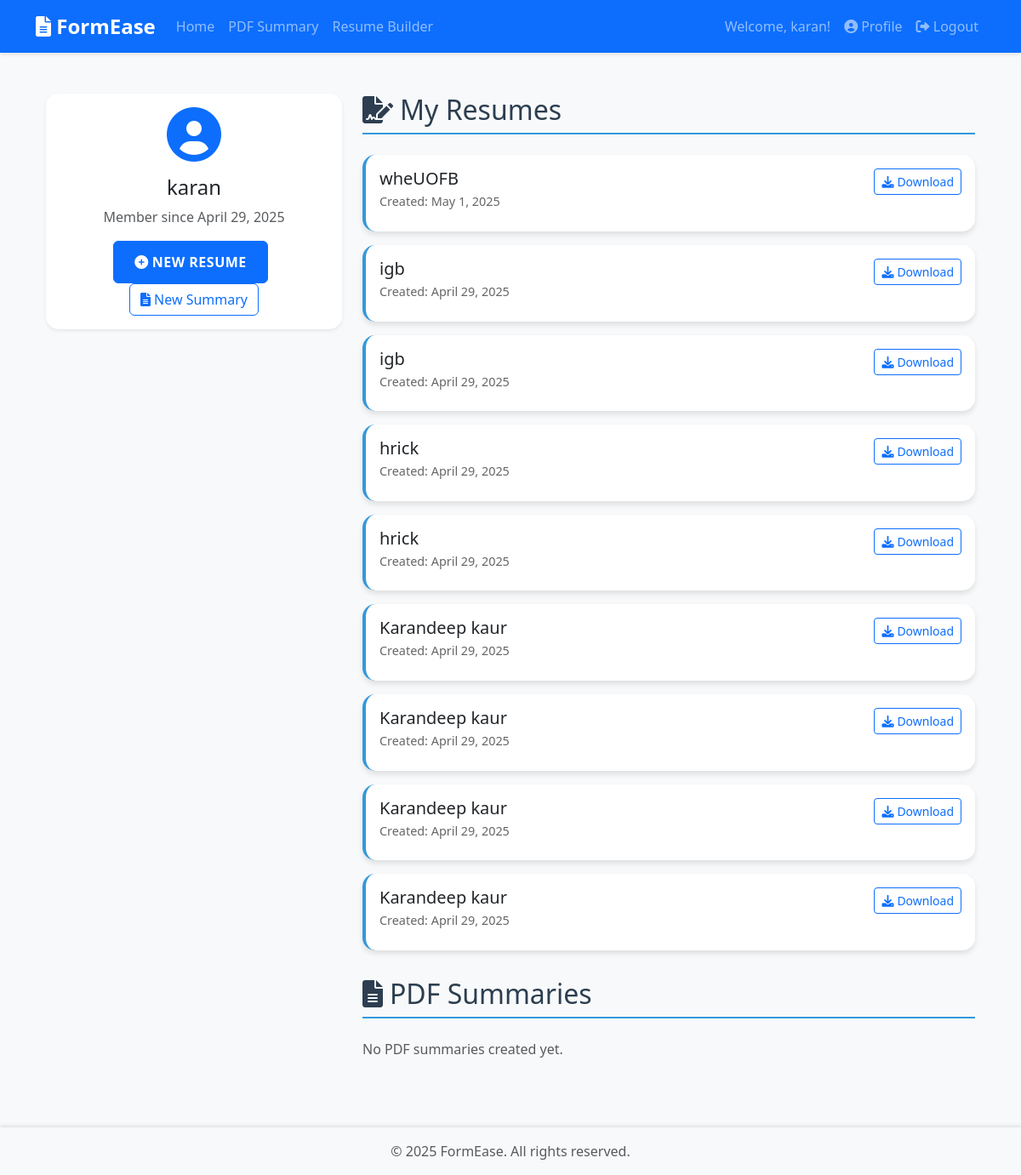
The page /profile/ (signed in) on the database as committed earlier.
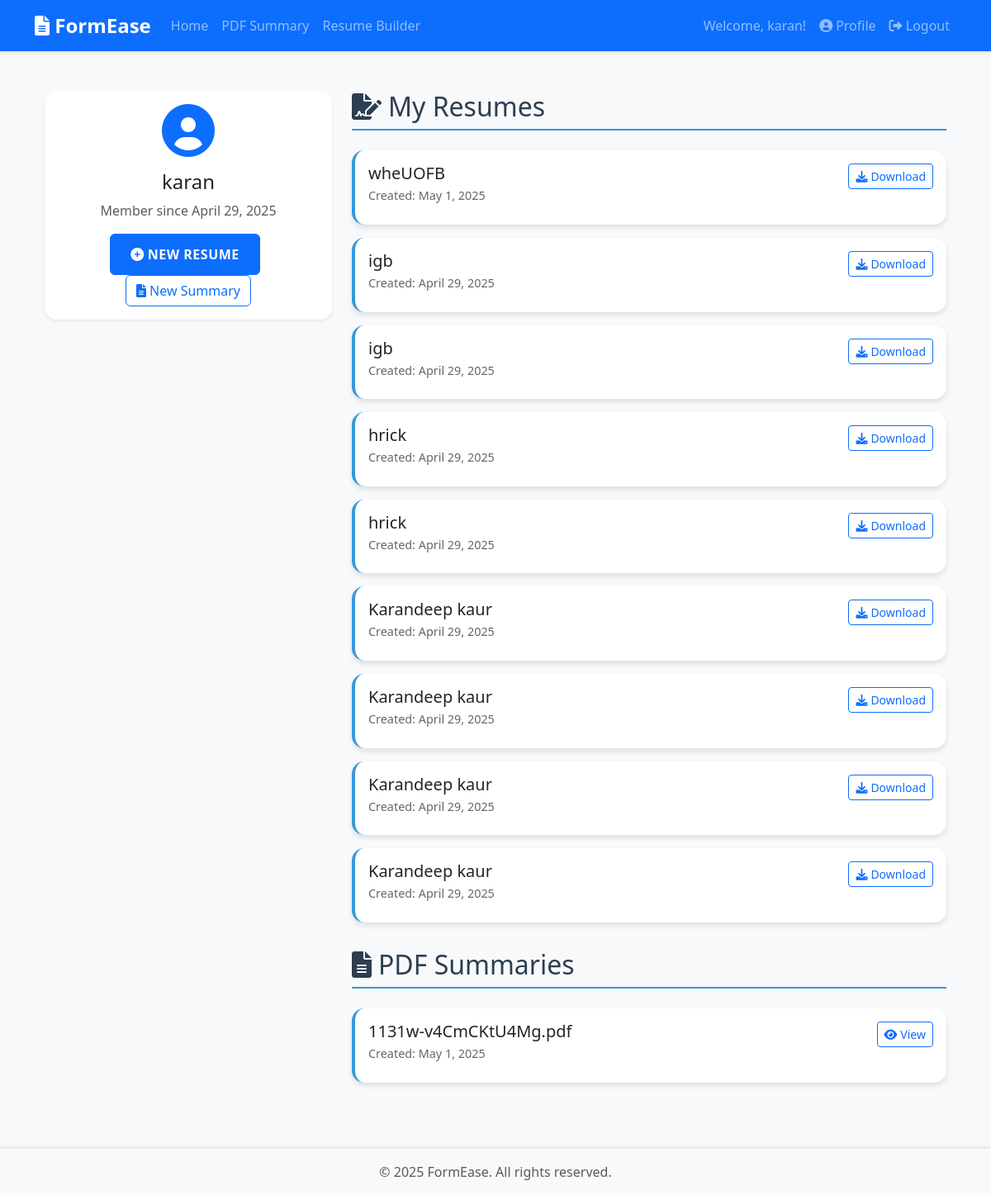
The same page on the database as committed later.
### core/models.py (models this page shows, shortened)
class Resume(models.Model):
    user = models.ForeignKey(User, on_delete=models.CASCADE)
    created_at = models.DateTimeField(auto_now_add=True)
    updated_at = models.DateTimeField(auto_now=True)
    full_name = models.CharField(max_length=100)
    email = models.EmailField()
    phone = models.CharField(max_length=20)
    location = models.CharField(max_length=100)
    summary = models.TextField()
    education = models.JSONField()  # Store multiple education entries
    experience = models.JSONField()  # Store multiple experience entries
    skills = models.JSONField()  # Store skills with categories
    generated_content = models.TextField(blank=True, null=True)
    class Meta:
        ordering = ['-created_at']

class PDFSummary(models.Model):
    user = models.ForeignKey(User, on_delete=models.CASCADE)
    created_at = models.DateTimeField(auto_now_add=True)
    file_name = models.CharField(max_length=255)
    summary = models.TextField()
    class Meta:
        ordering = ['-created_at']
        verbose_name_plural = 'PDF Summaries'

### core/views.py (the view)
# urls.py: path('profile/', views.profile, name='profile'),
@login_required
def profile(request):
    resumes = Resume.objects.filter(user=request.user).order_by('-created_at')
    pdf_summaries = PDFSummary.objects.filter(user=request.user).order_by('-created_at')
    return render(request, 'core/profile.html', {
        'resumes': resumes,
        'pdf_summaries': pdf_summaries
    })

### core/templates/core/profile.html (shortened to what this page needs)
{% extends "core/base.html" %}
{% block content %}
<div class="container py-4">
    <div class="row">
        <div class="col-md-4">
            <div class="card shadow-sm mb-4">
                <div class="card-body text-center">
                    <i class="fas fa-user-circle fa-4x text-primary mb-3"></i>
                    <h3 class="card-title h4">{{ user.username }}</h3>
                    <p class="card-text text-muted">Member since {{ user.date_joined|date:"F j, Y" }}</p>
                    <div class="mt-3">
                        <a href="{% url 'resume_builder' %}" class="btn btn-primary me-2">
                            <i class="fas fa-plus-circle me-1"></i>New Resume
                        </a>
                        <a href="{% url 'pdf_summary' %}" class="btn btn-outline-primary">
                            <i class="fas fa-file-alt me-1"></i>New Summary
                        </a>
                    </div>
                </div>
            </div>
        </div>
        <div class="col-md-8">
            <section class="document-list">
                <h2 class="section-title">
                    <i class="fas fa-file-signature me-2"></i>My Resumes
                </h2>
                {% if resumes %}
                    {% for resume in resumes %}
                    <div class="card document-card">
                        <div class="card-body">
                            <div class="d-flex justify-content-between align-items-start">
                                <div>
                                    <h5 class="card-title mb-1">{{ resume.full_name }}</h5>
                                    <p class="document-meta mb-2">
                                        Created: {{ resume.created_at|date:"F j, Y" }}
                                    </p>
                                </div>
                                <a href="{% url 'download_resume_pdf' resume.id %}" class="btn btn-sm btn-outline-primary">
                                    <i class="fas fa-download me-1"></i>Download
                                </a>
                            </div>
                        </div>
                    </div>
                    {% endfor %}
                {% else %}
                    <p class="text-muted">No resumes created yet.</p>
                {% endif %}
            </section>
            <section class="document-list">
                <h2 class="section-title">
                    <i class="fas fa-file-alt me-2"></i>PDF Summaries
                </h2>
                {% if pdf_summaries %}
                    {% for summary in pdf_summaries %}
                    <div class="card document-card">
                        <div class="card-body">
                            <div class="d-flex justify-content-between align-items-start">
                                <div>
                                    <h5 class="card-title mb-1">{{ summary.file_name }}</h5>
                                    <p class="document-meta mb-2">
                                        Created: {{ summary.created_at|date:"F j, Y" }}
                                    </p>
                                </div>
                                <button class="btn btn-sm btn-outline-primary" data-bs-toggle="modal" data-bs-target="#summaryModal{{ summary.id }}">
                                    <i class="fas fa-eye me-1"></i>View
                                </button>
                            </div>
                        </div>
                    </div>
                    {% endfor %}
                {% else %}
                    <p class="text-muted">No PDF summaries created yet.</p>
                {% endif %}
            </section>
        </div>
    </div>
</div>
{% endblock %}

Rows that differ between the two databases and show on the page:
added PDFSummary: file_name "1131w-v4CmCKtU4Mg.pdf", created_at "May 1, 2025"
Other text that changed with them:
text no longer shown: "No PDF summaries created yet."
